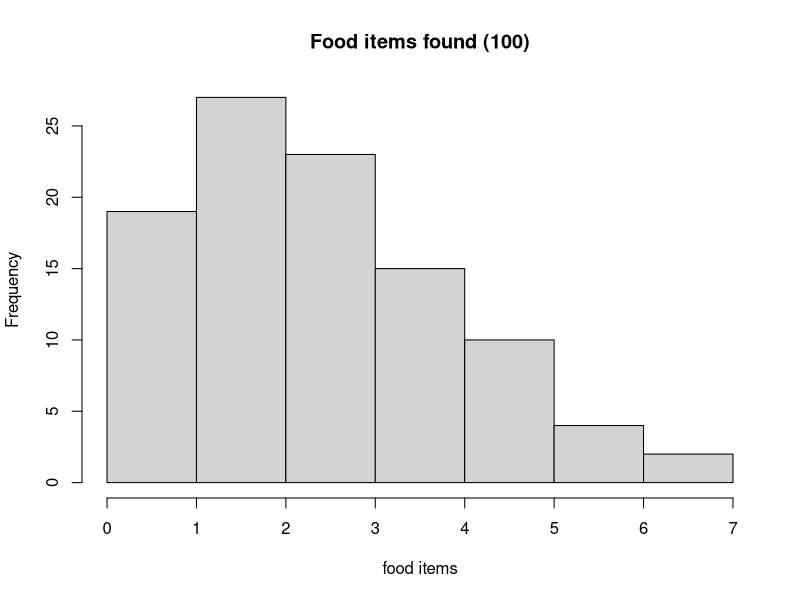

The R script that drew this image:
# foraging function 



# input of the function 

mean_items_found<-3


distribution<-rpois(100, mean_items_found)
hist(distribution, main='Food items found (100)', xlab='food items', ylab = 'Frequency')
####distribution<-rpois(100, mean_items_found)


test<-0.5

for (i in 1:1000){
  test<-cbind(test, sample(c(1,0), size=1, replace=TRUE, prob=c(0.8, 0.2)))
}

mean(test)


set.seed(1) 
test<-

prob_bonanza<-0.5

  
  
  
  
  
forage_function<-function(mean_food, prob_bonanza){
  # First decide if you're going into bonanza chances or normal foraging 
  set.seed(1)
  cur_forage_type<-sample(c('forage-b', 'forage-n'), size=1, replace=TRUE, prob=c(prob_bonanza, (1-prob_bonanza)))
  
  if (cur_forage_type=='forage-b'){ 
    # Write code for bonanza here 
    
    # we know the mean 
    # set the size of your bonanza (should be input)
    # calculate the amount of times you need to find 0 
    # pull a number from that distribution 
  }
  
  else {
    # Write code for normal foraging here 
    # Can be the poisson distributuion 
    # pull a number from the poisson 
  }
  
  
  
  
  
  
  
  
  
} # end of the foraging function 